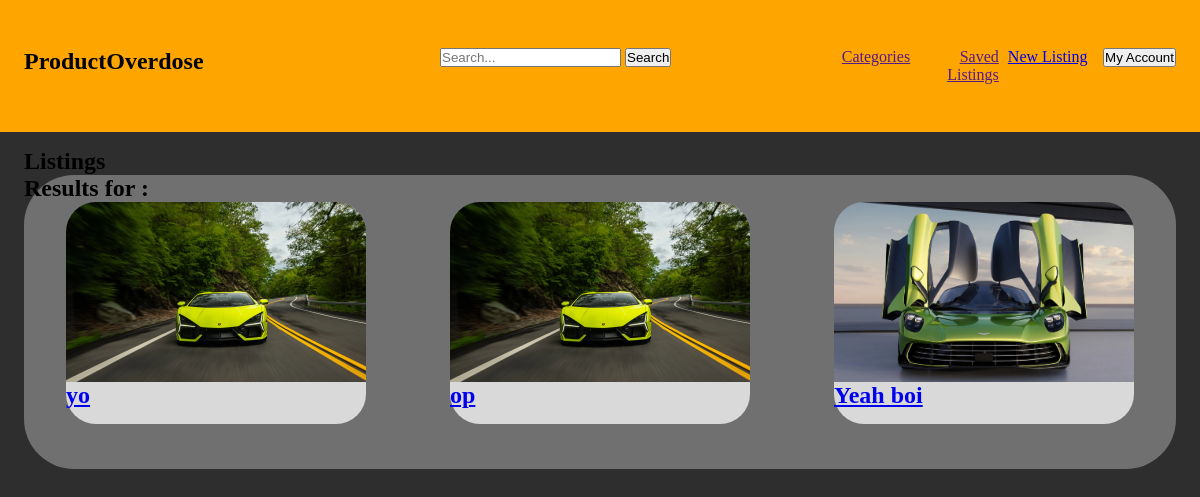
The page /listings/ on the database as committed earlier.
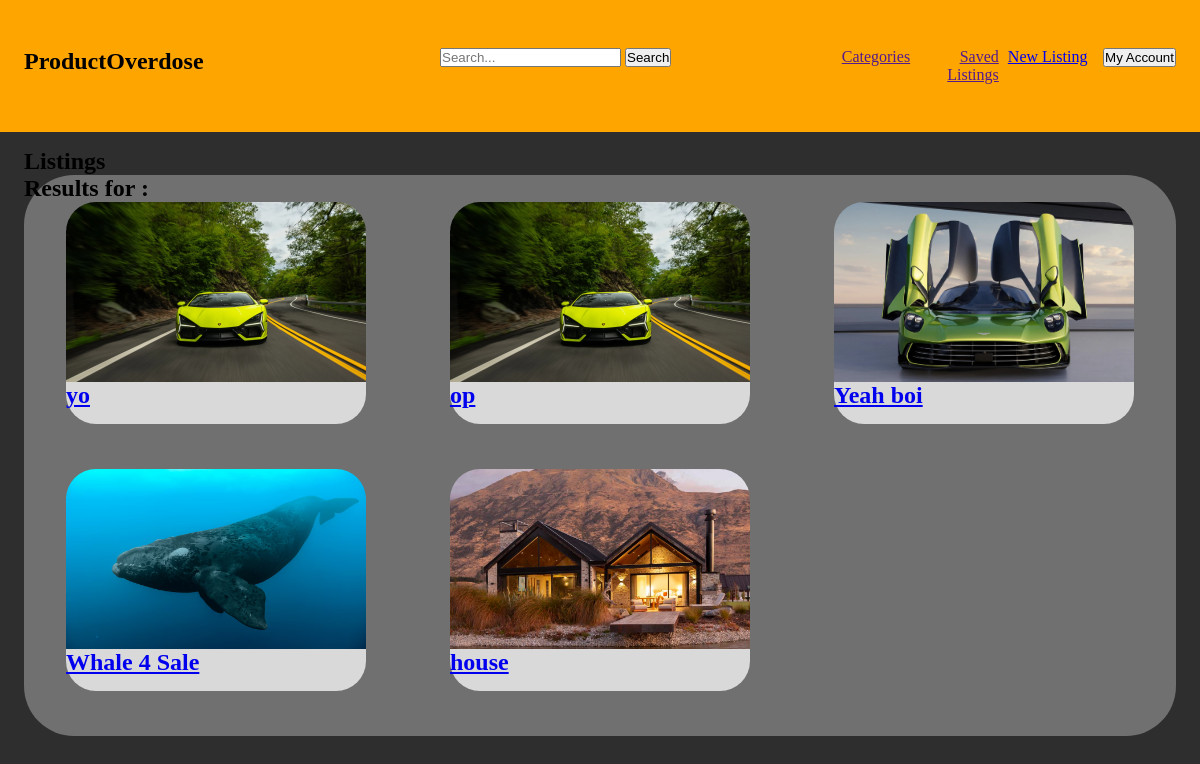
The same page on the database as committed later.
### listings/models.py (models this page shows, shortened)
class Listing(models.Model):
    title = models.CharField(max_length=75)
    body = models.TextField()
    slug = models.SlugField()
    date = models.DateTimeField(auto_now_add=True)
    banner = models.ImageField(default='lambo.webp', blank=True)
    author = models.ForeignKey(User, on_delete=models.CASCADE, default=None)

### listings/views.py (the view)
def list(request):
    query = request.GET.get('search', '')
    if query == '':
        results = Listing.objects.all()
    else:
        results = Listing.objects.filter(
            Q(title__icontains=query)
            )
    return render(request, 'listings/listings.html', {'results': results, 'query': query})

### listings/templates/listings/listings.html (shortened to what this page needs)
{% extends 'layout.html' %}
{% block content %}
    <section>
    <h1>Listings</h1>
    {% if results %}
        <div class="section-styling">
            <h1>Results for {{ query }}:</h1>
            <div class="item-cards">
                {% for result in results %}
                    <a href="{% url 'listings:page' slug=result.slug %}">
                        <div class="item-card">
                            <img class="banner" src="{{ result.banner.url }}" alt="{{ listing.title }}">
                            <h1>{{ result.title }}</h1>
                        </div>
                    </a>
                {% endfor %}
            </div>
        </div>
    {% endif %}
</section>
{% endblock %}

Rows that differ between the two databases and show on the page:
added Listing: banner (picture), title "Whale 4 Sale"
added Listing: banner (picture), title "house"
